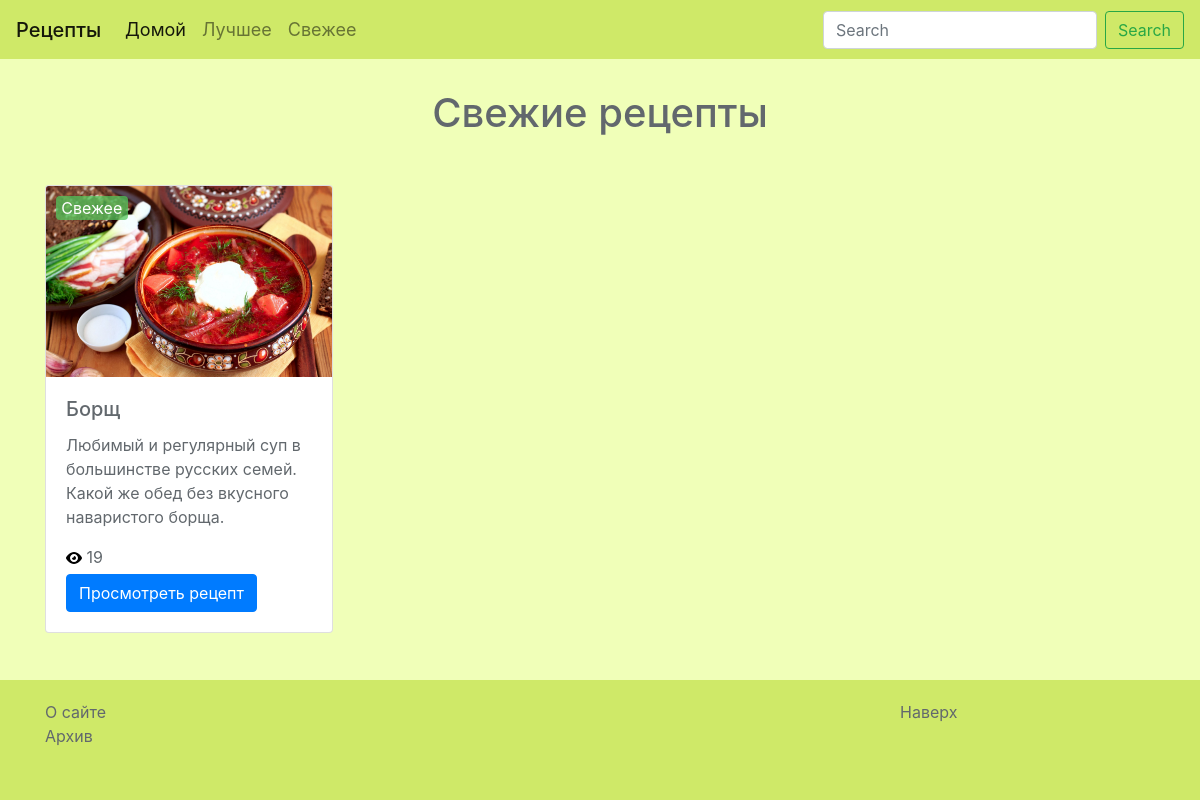
/recipes/new/, run on an earlier commit of the app's database.
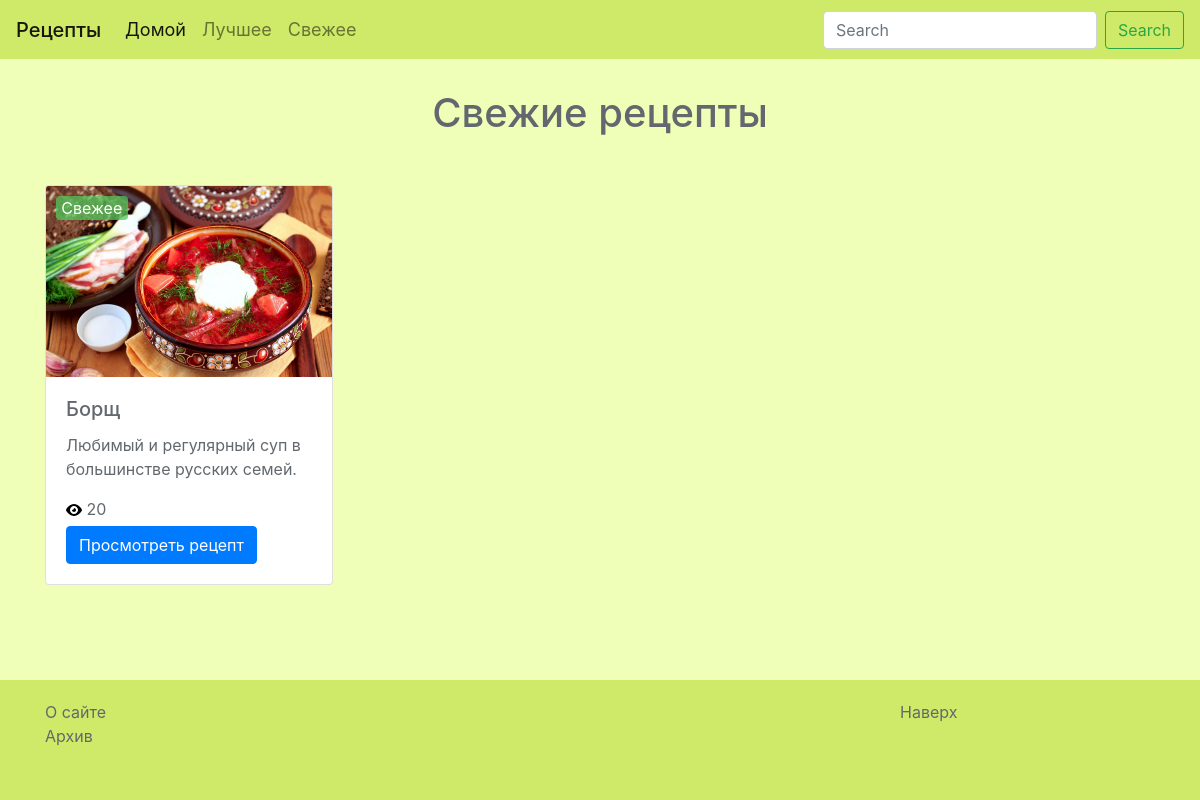
And on a later commit of the database.
### recipes/models.py (models this page shows, shortened)
class Recipe(models.Model):
    TAG_CHOICES = (('Горячее блюдо', 'Горячее блюдо'), ('Холодное блюдо', 'Холодное блюдо'), ('Салат', 'Салат'), ('Суп', 'Суп'), ('Выпечка', 'Выпечка'))
    STATUS_CHOICES = (('Свежее', 'Свежее'), ('Популярное', 'Популярное'), ('Лучшее', 'Лучшее'), ('Архив', 'Архив'))
    name = models.CharField(max_length=64, default=None)
    description = models.TextField(default=None, max_length=100, blank=True, null=True)
    ingredients = models.TextField(default=None)
    full_recipe = models.TextField(default=None)
    views_counter = models.IntegerField(default=None, blank=True, null=True)
    tag = models.CharField(max_length=64, choices=TAG_CHOICES, default=None)
    status = models.CharField(max_length=64, choices=STATUS_CHOICES, default=None, blank=True, null=True)
    image = models.ImageField(upload_to='recipes/images/', blank=True)
    created = models.DateTimeField(auto_now_add=True, auto_now=False)
    updated = models.DateTimeField(auto_now_add=False, auto_now=True)
    class Meta:
        verbose_name='Рецепт'
        verbose_name_plural='Рецепты'

### landing/views.py (the view)
# urls.py: url(r'^recipes/new/$', views.new, name = 'new'),
def new(request):
	recipes_new = Recipe.objects.filter(status='Свежее')
	return render(request, 'recipes/new.html', locals())

### templates/recipes/new.html (shortened to what this page needs)
{% extends 'base.html' %}
{% load staticfiles %}
    {% block content %}
        <div class='section section1'>
            <div class='container'>
                <div class='col-lg-12 header'>
                    <h1 class='text-center'>
                        Свежие рецепты
                    </h1>
                </div>
                <div class='row'>
                    {% for recipe in recipes_new %}
                        <div class='col'>
                            <div class="card" style="width: 18rem;">
                                <img class="card-img-top" src="{{ recipe.image.url }}">
                                <div class="card-body">
                                    <h5 class="card-title">{{ recipe.name }}</h5>
                                    <p class="card-text">{{ recipe.description }}</p>
                                    {% if recipe.status %}
                                        <span class='recipe-status new'>{{ recipe.status }}</span>
                                    {% endif %}
                                    <img src='{% static "img/view.svg" %}'>
                                    <span class='recipe-views'> {{ recipe.views_counter }} </span><br>
                                    <a href="{% url 'recipe' recipe.id %}" class="btn btn-primary">Просмотреть рецепт</a>
                                </div>
                            </div>
                        </div>
                    {% endfor %}
                </div>
            </div>
        </div>
    {% endblock %}

What changed in the data, as far as the page shows it:
changed Recipe "Борщ": description "Любимый и регулярный суп в большинстве русских семей. Какой же обед без вкусного наваристого борща." → "Любимый и регулярный суп в большинстве русских семей."; views_counter "19" → "20"
